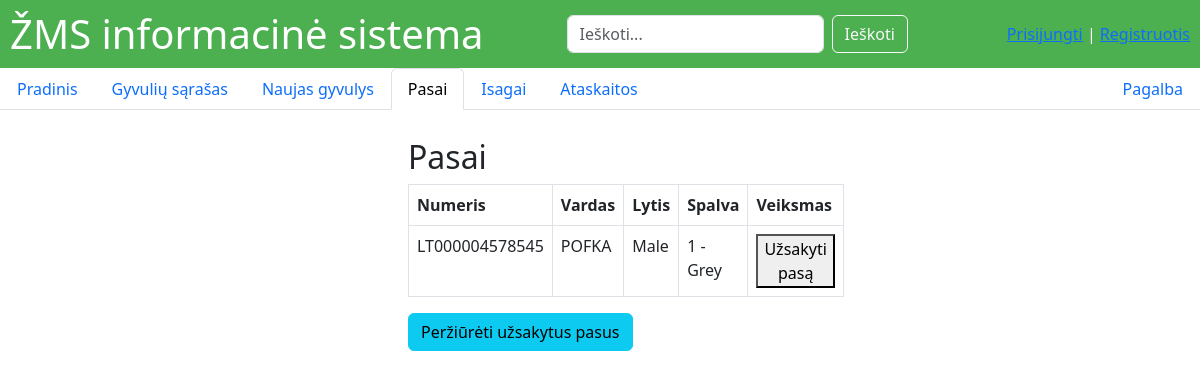
The page /passport/ on the database its author committed.
### main/models.py (models this page shows, shortened)
class Animal(models.Model):
    number = models.CharField(max_length=14,null=True, blank=True,unique=True)
    gender = models.CharField(max_length=10,null=True, blank=True, choices=[('male', 'Male'), ('female', 'Female')])
    color = models.CharField(max_length=50,choices=COLOR_CHOICES, blank=True, null=True)
    name = models.CharField(max_length=50, blank=True, null=True)
    weight = models.DecimalField(max_digits=6, decimal_places=2, blank=True, null=True)
    birth_date = models.DateField(blank=True, null=True)
    mother = models.ForeignKey(
        'self',
        on_delete=models.SET_NULL,
        null=True,
        blank=True,
        related_name='offspring'
    )
    has_isagai = models.BooleanField(default=False)
    has_passport = models.BooleanField(default=False)
    owner = models.ForeignKey(
        settings.AUTH_USER_MODEL,
        on_delete=models.CASCADE,
        related_name='animals',
        null=True, blank=True
    )

### main/views.py (the view)
# urls.py: path('passport/', views.passport, name='passport'),
def passport(request):
    eligible_animals = Animal.objects.filter(has_passport=False) \
        .exclude(events__event_type__in=['Gaišimas', 'Išvežimas']).distinct()
    return render(request, 'main/pasai.html', {'animals': eligible_animals})

### templates/main/pasai.html (shortened to what this page needs)
{% extends 'main/base.html' %}
{% block content %}
<div class="mx-auto p-2" style="width: 400px;">
<h2>Pasai</h2>
<table class="table table-bordered">
  <thead>
    <tr>
      <th>Numeris</th>
      <th>Vardas</th>
      <th>Lytis</th>
      <th>Spalva</th>
      <th>Veiksmas</th>
    </tr>
  </thead>
  <tbody>
    {% for animal in animals %}
    <tr>
      <td>{{ animal.number }}</td>
      <td>{{ animal.name }}</td>
      <td>{{ animal.get_gender_display }}</td>
      <td>{{ animal.get_color_display }}</td>
      <td>
        <form method="post" action="{% url 'order_passport' animal.pk %}">
          <button type="submit">Užsakyti pasą</button>
        </form>
      </td>
    </tr>
    {% empty %}
    <tr>
      <td colspan="5">Nerasta gyvūnų</td>
    </tr>
    {% endfor %}
  </tbody>
</table>
<a href="{% url 'ordered_passports' %}" class="btn btn-info" style="margin-bottom: 10px;">Peržiūrėti užsakytus pasus</a>
</div>
{% endblock %}

### rows shown on the page
Animal: number "LT000004578545", name "POFKA", gender "Male", color "1 - Grey"
